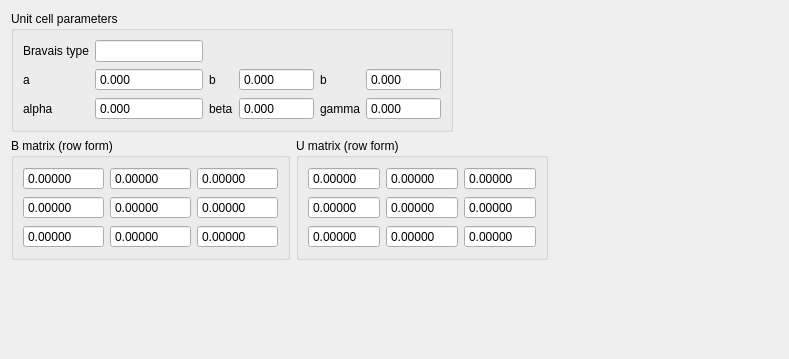
<?xml version="1.0" encoding="UTF-8"?>
<ui version="4.0">
 <class>WidgetUnitCell</class>
 <widget class="QWidget" name="WidgetUnitCell">
  <property name="geometry">
   <rect>
    <x>0</x>
    <y>0</y>
    <width>789</width>
    <height>359</height>
   </rect>
  </property>
  <property name="windowTitle">
   <string>Form</string>
  </property>
  <layout class="QVBoxLayout" name="verticalLayout">
   <item>
    <layout class="QHBoxLayout" name="horizontalLayout_3">
     <item>
      <widget class="QGroupBox" name="groupBox">
       <property name="title">
        <string>Unit cell parameters</string>
       </property>
       <layout class="QGridLayout" name="gridLayout">
        <item row="2" column="1">
         <widget class="QDoubleSpinBox" name="alpha">
          <property name="toolTip">
           <string>&lt;html&gt;&lt;head/&gt;&lt;body&gt;&lt;p&gt;The \u03B1 angle (in \u00B0)&lt;/p&gt;&lt;/body&gt;&lt;/html&gt;</string>
          </property>
          <property name="readOnly">
           <bool>true</bool>
          </property>
          <property name="buttonSymbols">
           <enum>QAbstractSpinBox::NoButtons</enum>
          </property>
          <property name="decimals">
           <number>3</number>
          </property>
          <property name="minimum">
           <double>-180.000000000000000</double>
          </property>
          <property name="maximum">
           <double>180.000000000000000</double>
          </property>
         </widget>
        </item>
        <item row="2" column="2">
         <widget class="QLabel" name="label_beta">
          <property name="text">
           <string>beta</string>
          </property>
         </widget>
        </item>
        <item row="1" column="2">
         <widget class="QLabel" name="label_b">
          <property name="text">
           <string>b</string>
          </property>
         </widget>
        </item>
        <item row="2" column="3">
         <widget class="QDoubleSpinBox" name="beta">
          <property name="toolTip">
           <string>&lt;html&gt;&lt;head/&gt;&lt;body&gt;&lt;p&gt;The \u03B2 angle (in \u00B0)&lt;/p&gt;&lt;/body&gt;&lt;/html&gt;</string>
          </property>
          <property name="readOnly">
           <bool>true</bool>
          </property>
          <property name="buttonSymbols">
           <enum>QAbstractSpinBox::NoButtons</enum>
          </property>
          <property name="decimals">
           <number>3</number>
          </property>
          <property name="minimum">
           <double>-180.000000000000000</double>
          </property>
          <property name="maximum">
           <double>180.000000000000000</double>
          </property>
         </widget>
        </item>
        <item row="1" column="4">
         <widget class="QLabel" name="label_c">
          <property name="text">
           <string>b</string>
          </property>
         </widget>
        </item>
        <item row="1" column="1">
         <widget class="QDoubleSpinBox" name="a">
          <property name="toolTip">
           <string>&lt;html&gt;&lt;head/&gt;&lt;body&gt;&lt;p&gt;The a axis length (in \u212B)&lt;/p&gt;&lt;/body&gt;&lt;/html&gt;</string>
          </property>
          <property name="readOnly">
           <bool>true</bool>
          </property>
          <property name="buttonSymbols">
           <enum>QAbstractSpinBox::NoButtons</enum>
          </property>
          <property name="decimals">
           <number>3</number>
          </property>
          <property name="maximum">
           <double>1000000.000000000000000</double>
          </property>
         </widget>
        </item>
        <item row="1" column="3">
         <widget class="QDoubleSpinBox" name="b">
          <property name="toolTip">
           <string>&lt;html&gt;&lt;head/&gt;&lt;body&gt;&lt;p&gt;The b axis length (in \u212B)&lt;/p&gt;&lt;/body&gt;&lt;/html&gt;</string>
          </property>
          <property name="readOnly">
           <bool>true</bool>
          </property>
          <property name="buttonSymbols">
           <enum>QAbstractSpinBox::NoButtons</enum>
          </property>
          <property name="decimals">
           <number>3</number>
          </property>
          <property name="maximum">
           <double>1000000.000000000000000</double>
          </property>
         </widget>
        </item>
        <item row="2" column="4">
         <widget class="QLabel" name="label_gamma">
          <property name="text">
           <string>gamma</string>
          </property>
         </widget>
        </item>
        <item row="2" column="5">
         <widget class="QDoubleSpinBox" name="gamma">
          <property name="toolTip">
           <string>&lt;html&gt;&lt;head/&gt;&lt;body&gt;&lt;p&gt;The \u03B3 angle (in \u00B0)&lt;/p&gt;&lt;/body&gt;&lt;/html&gt;</string>
          </property>
          <property name="readOnly">
           <bool>true</bool>
          </property>
          <property name="buttonSymbols">
           <enum>QAbstractSpinBox::NoButtons</enum>
          </property>
          <property name="decimals">
           <number>3</number>
          </property>
          <property name="minimum">
           <double>-180.000000000000000</double>
          </property>
          <property name="maximum">
           <double>180.000000000000000</double>
          </property>
         </widget>
        </item>
        <item row="1" column="5">
         <widget class="QDoubleSpinBox" name="c">
          <property name="toolTip">
           <string>&lt;html&gt;&lt;head/&gt;&lt;body&gt;&lt;p&gt;The c axis length (in \u212B)&lt;/p&gt;&lt;/body&gt;&lt;/html&gt;</string>
          </property>
          <property name="readOnly">
           <bool>true</bool>
          </property>
          <property name="buttonSymbols">
           <enum>QAbstractSpinBox::NoButtons</enum>
          </property>
          <property name="decimals">
           <number>3</number>
          </property>
          <property name="maximum">
           <double>1000000.000000000000000</double>
          </property>
         </widget>
        </item>
        <item row="1" column="0">
         <widget class="QLabel" name="label_a">
          <property name="text">
           <string>a</string>
          </property>
         </widget>
        </item>
        <item row="2" column="0">
         <widget class="QLabel" name="label_alpha">
          <property name="text">
           <string>alpha</string>
          </property>
         </widget>
        </item>
        <item row="0" column="0">
         <widget class="QLabel" name="label_bravais">
          <property name="text">
           <string>Bravais type</string>
          </property>
         </widget>
        </item>
        <item row="0" column="1">
         <widget class="QLineEdit" name="bravais">
          <property name="toolTip">
           <string>&lt;html&gt;&lt;head/&gt;&lt;body&gt;&lt;p&gt;The Bravais type found after Gruber reduction&lt;/p&gt;&lt;/body&gt;&lt;/html&gt;</string>
          </property>
          <property name="readOnly">
           <bool>true</bool>
          </property>
         </widget>
        </item>
       </layout>
      </widget>
     </item>
     <item>
      <spacer name="horizontalSpacer_2">
       <property name="orientation">
        <enum>Qt::Horizontal</enum>
       </property>
       <property name="sizeHint" stdset="0">
        <size>
         <width>40</width>
         <height>20</height>
        </size>
       </property>
      </spacer>
     </item>
    </layout>
   </item>
   <item>
    <layout class="QHBoxLayout" name="horizontalLayout">
     <item>
      <widget class="QGroupBox" name="groupBox_2">
       <property name="title">
        <string>B matrix (row form)</string>
       </property>
       <layout class="QGridLayout" name="gridLayout_2">
        <item row="0" column="0">
         <widget class="QDoubleSpinBox" name="b00">
          <property name="readOnly">
           <bool>true</bool>
          </property>
          <property name="buttonSymbols">
           <enum>QAbstractSpinBox::NoButtons</enum>
          </property>
          <property name="decimals">
           <number>5</number>
          </property>
          <property name="maximum">
           <double>10000.000000000000000</double>
          </property>
         </widget>
        </item>
        <item row="0" column="1">
         <widget class="QDoubleSpinBox" name="b01">
          <property name="readOnly">
           <bool>true</bool>
          </property>
          <property name="buttonSymbols">
           <enum>QAbstractSpinBox::NoButtons</enum>
          </property>
          <property name="decimals">
           <number>5</number>
          </property>
          <property name="maximum">
           <double>10000.000000000000000</double>
          </property>
         </widget>
        </item>
        <item row="0" column="2">
         <widget class="QDoubleSpinBox" name="b02">
          <property name="readOnly">
           <bool>true</bool>
          </property>
          <property name="buttonSymbols">
           <enum>QAbstractSpinBox::NoButtons</enum>
          </property>
          <property name="decimals">
           <number>5</number>
          </property>
          <property name="maximum">
           <double>10000.000000000000000</double>
          </property>
         </widget>
        </item>
        <item row="1" column="1">
         <widget class="QDoubleSpinBox" name="b11">
          <property name="readOnly">
           <bool>true</bool>
          </property>
          <property name="buttonSymbols">
           <enum>QAbstractSpinBox::NoButtons</enum>
          </property>
          <property name="decimals">
           <number>5</number>
          </property>
          <property name="maximum">
           <double>10000.000000000000000</double>
          </property>
         </widget>
        </item>
        <item row="1" column="0">
         <widget class="QDoubleSpinBox" name="b10">
          <property name="readOnly">
           <bool>true</bool>
          </property>
          <property name="buttonSymbols">
           <enum>QAbstractSpinBox::NoButtons</enum>
          </property>
          <property name="decimals">
           <number>5</number>
          </property>
          <property name="maximum">
           <double>10000.000000000000000</double>
          </property>
         </widget>
        </item>
        <item row="2" column="0">
         <widget class="QDoubleSpinBox" name="b20">
          <property name="readOnly">
           <bool>true</bool>
          </property>
          <property name="buttonSymbols">
           <enum>QAbstractSpinBox::NoButtons</enum>
          </property>
          <property name="decimals">
           <number>5</number>
          </property>
          <property name="maximum">
           <double>10000.000000000000000</double>
          </property>
         </widget>
        </item>
        <item row="1" column="2">
         <widget class="QDoubleSpinBox" name="b12">
          <property name="readOnly">
           <bool>true</bool>
          </property>
          <property name="buttonSymbols">
           <enum>QAbstractSpinBox::NoButtons</enum>
          </property>
          <property name="decimals">
           <number>5</number>
          </property>
          <property name="maximum">
           <double>10000.000000000000000</double>
          </property>
         </widget>
        </item>
        <item row="2" column="1">
         <widget class="QDoubleSpinBox" name="b21">
          <property name="readOnly">
           <bool>true</bool>
          </property>
          <property name="buttonSymbols">
           <enum>QAbstractSpinBox::NoButtons</enum>
          </property>
          <property name="decimals">
           <number>5</number>
          </property>
          <property name="maximum">
           <double>10000.000000000000000</double>
          </property>
         </widget>
        </item>
        <item row="2" column="2">
         <widget class="QDoubleSpinBox" name="b22">
          <property name="readOnly">
           <bool>true</bool>
          </property>
          <property name="buttonSymbols">
           <enum>QAbstractSpinBox::NoButtons</enum>
          </property>
          <property name="decimals">
           <number>5</number>
          </property>
          <property name="maximum">
           <double>10000.000000000000000</double>
          </property>
         </widget>
        </item>
       </layout>
      </widget>
     </item>
     <item>
      <widget class="QGroupBox" name="groupBox_3">
       <property name="title">
        <string>U matrix (row form)</string>
       </property>
       <layout class="QGridLayout" name="gridLayout_3">
        <item row="0" column="1">
         <widget class="QDoubleSpinBox" name="u01">
          <property name="readOnly">
           <bool>true</bool>
          </property>
          <property name="buttonSymbols">
           <enum>QAbstractSpinBox::NoButtons</enum>
          </property>
          <property name="decimals">
           <number>5</number>
          </property>
          <property name="minimum">
           <double>-180.000000000000000</double>
          </property>
          <property name="maximum">
           <double>180.000000000000000</double>
          </property>
         </widget>
        </item>
        <item row="1" column="0">
         <widget class="QDoubleSpinBox" name="u10">
          <property name="readOnly">
           <bool>true</bool>
          </property>
          <property name="buttonSymbols">
           <enum>QAbstractSpinBox::NoButtons</enum>
          </property>
          <property name="decimals">
           <number>5</number>
          </property>
          <property name="minimum">
           <double>-180.000000000000000</double>
          </property>
          <property name="maximum">
           <double>180.000000000000000</double>
          </property>
         </widget>
        </item>
        <item row="0" column="2">
         <widget class="QDoubleSpinBox" name="u02">
          <property name="readOnly">
           <bool>true</bool>
          </property>
          <property name="buttonSymbols">
           <enum>QAbstractSpinBox::NoButtons</enum>
          </property>
          <property name="decimals">
           <number>5</number>
          </property>
          <property name="minimum">
           <double>-180.000000000000000</double>
          </property>
          <property name="maximum">
           <double>180.000000000000000</double>
          </property>
         </widget>
        </item>
        <item row="1" column="2">
         <widget class="QDoubleSpinBox" name="u12">
          <property name="readOnly">
           <bool>true</bool>
          </property>
          <property name="buttonSymbols">
           <enum>QAbstractSpinBox::NoButtons</enum>
          </property>
          <property name="decimals">
           <number>5</number>
          </property>
          <property name="minimum">
           <double>-180.000000000000000</double>
          </property>
          <property name="maximum">
           <double>180.000000000000000</double>
          </property>
         </widget>
        </item>
        <item row="0" column="0">
         <widget class="QDoubleSpinBox" name="u00">
          <property name="readOnly">
           <bool>true</bool>
          </property>
          <property name="buttonSymbols">
           <enum>QAbstractSpinBox::NoButtons</enum>
          </property>
          <property name="decimals">
           <number>5</number>
          </property>
          <property name="minimum">
           <double>-180.000000000000000</double>
          </property>
          <property name="maximum">
           <double>180.000000000000000</double>
          </property>
         </widget>
        </item>
        <item row="1" column="1">
         <widget class="QDoubleSpinBox" name="u11">
          <property name="readOnly">
           <bool>true</bool>
          </property>
          <property name="buttonSymbols">
           <enum>QAbstractSpinBox::NoButtons</enum>
          </property>
          <property name="decimals">
           <number>5</number>
          </property>
          <property name="minimum">
           <double>-180.000000000000000</double>
          </property>
          <property name="maximum">
           <double>180.000000000000000</double>
          </property>
         </widget>
        </item>
        <item row="2" column="0">
         <widget class="QDoubleSpinBox" name="u20">
          <property name="readOnly">
           <bool>true</bool>
          </property>
          <property name="buttonSymbols">
           <enum>QAbstractSpinBox::NoButtons</enum>
          </property>
          <property name="decimals">
           <number>5</number>
          </property>
          <property name="minimum">
           <double>-180.000000000000000</double>
          </property>
          <property name="maximum">
           <double>180.000000000000000</double>
          </property>
         </widget>
        </item>
        <item row="2" column="1">
         <widget class="QDoubleSpinBox" name="u21">
          <property name="readOnly">
           <bool>true</bool>
          </property>
          <property name="buttonSymbols">
           <enum>QAbstractSpinBox::NoButtons</enum>
          </property>
          <property name="decimals">
           <number>5</number>
          </property>
          <property name="minimum">
           <double>-180.000000000000000</double>
          </property>
          <property name="maximum">
           <double>180.000000000000000</double>
          </property>
         </widget>
        </item>
        <item row="2" column="2">
         <widget class="QDoubleSpinBox" name="u22">
          <property name="readOnly">
           <bool>true</bool>
          </property>
          <property name="buttonSymbols">
           <enum>QAbstractSpinBox::NoButtons</enum>
          </property>
          <property name="decimals">
           <number>5</number>
          </property>
          <property name="minimum">
           <double>-180.000000000000000</double>
          </property>
          <property name="maximum">
           <double>180.000000000000000</double>
          </property>
         </widget>
        </item>
       </layout>
      </widget>
     </item>
     <item>
      <spacer name="horizontalSpacer">
       <property name="orientation">
        <enum>Qt::Horizontal</enum>
       </property>
       <property name="sizeHint" stdset="0">
        <size>
         <width>40</width>
         <height>20</height>
        </size>
       </property>
      </spacer>
     </item>
    </layout>
   </item>
   <item>
    <spacer name="verticalSpacer">
     <property name="orientation">
      <enum>Qt::Vertical</enum>
     </property>
     <property name="sizeHint" stdset="0">
      <size>
       <width>20</width>
       <height>40</height>
      </size>
     </property>
    </spacer>
   </item>
  </layout>
 </widget>
 <resources/>
 <connections/>
</ui>
